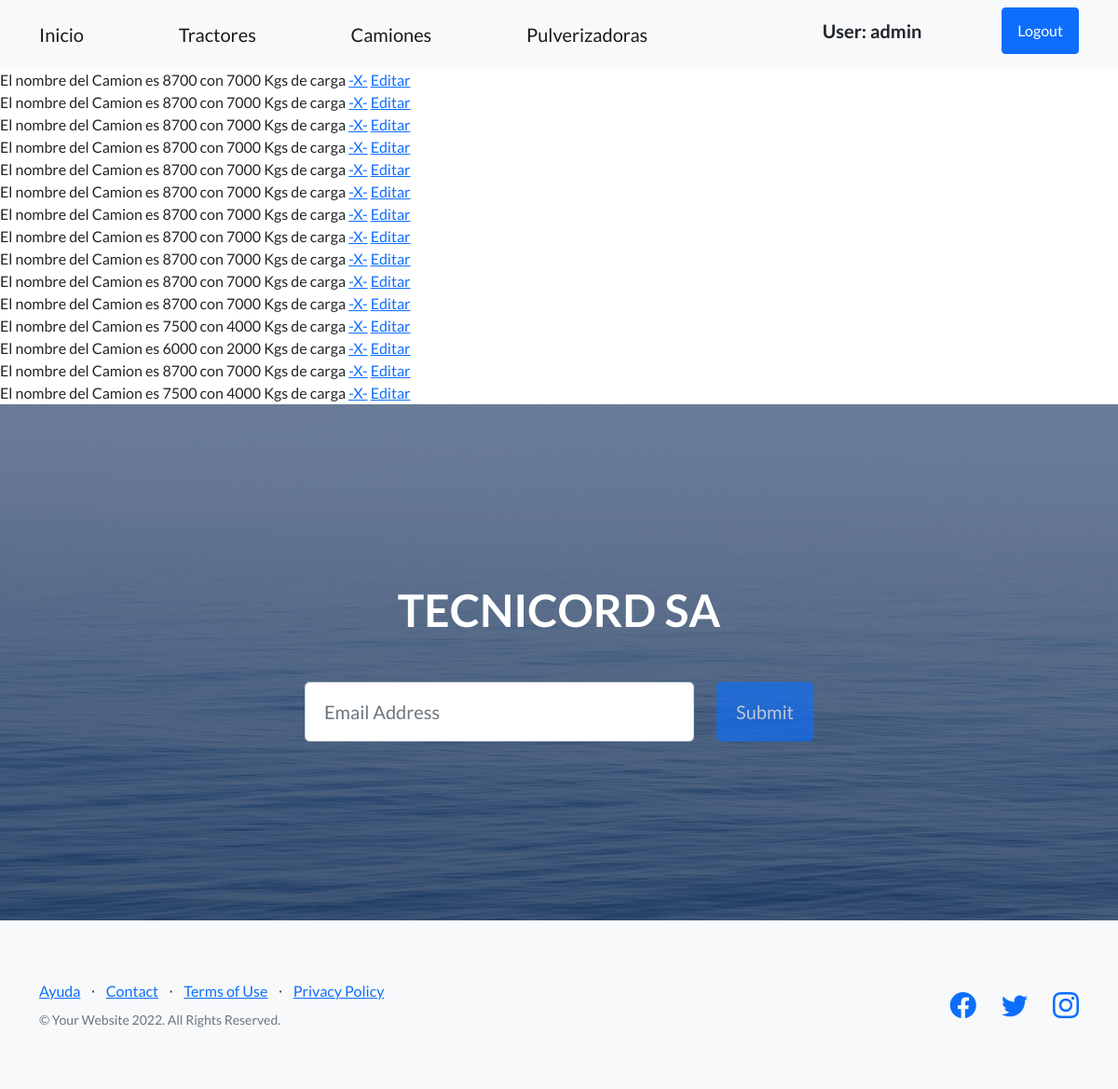
The page /Tecnicord/camiones/ (signed in) on the database as committed earlier.
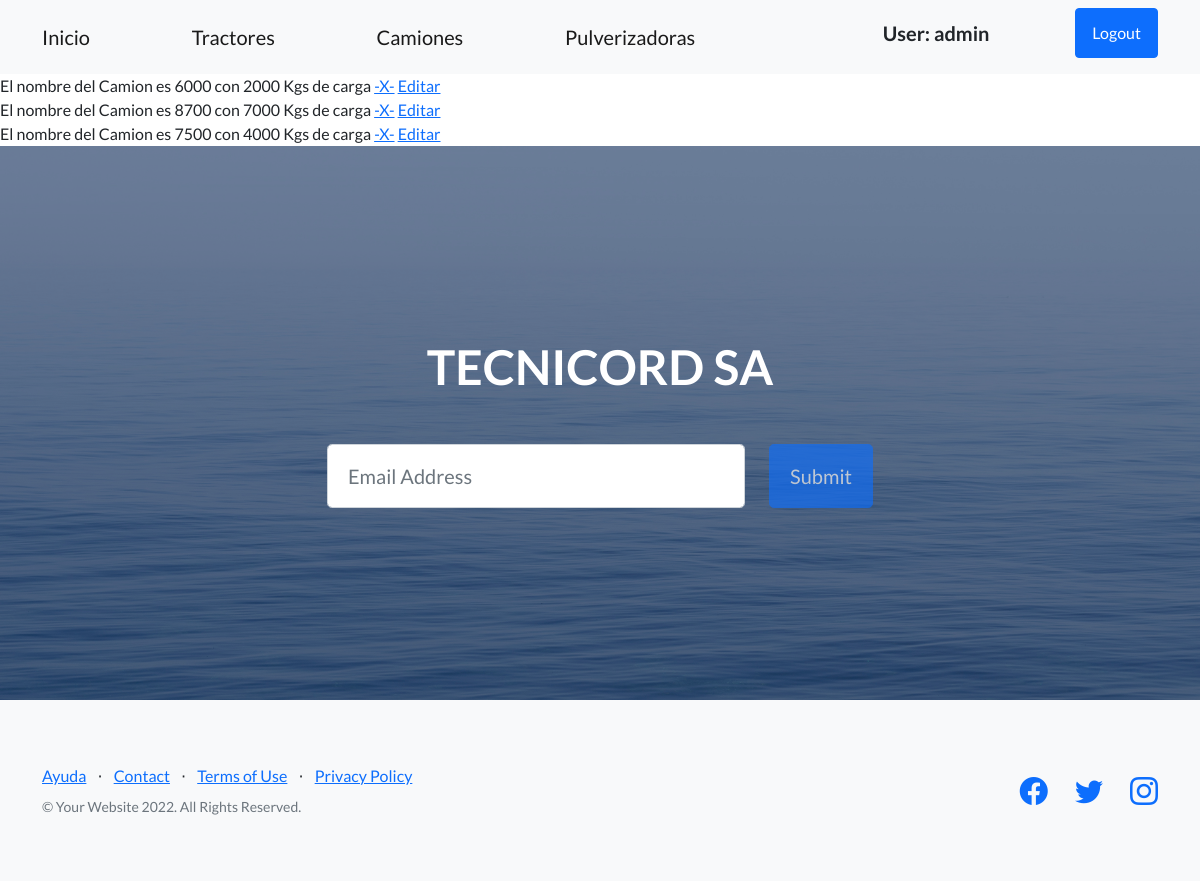
The same page on the database as committed later.
### Tecnicord/models.py (models this page shows, shortened)
class Camiones(models.Model):
    nombre = models.CharField(max_length=40)
    carga = models.IntegerField(unique=True)

### Tecnicord/views.py (the view)
# urls.py: path('camiones/', CamionesList.as_view(), name='TecnicordCamiones'),
class CamionesList(LoginRequiredMixin,ListView):
    model = Camiones
    template_name = 'Tecnicord/camiones.html'

### templates/Tecnicord/camiones.html (shortened to what this page needs)
{% extends 'index.html' %}
{% block inicio %}
 {% for camion in object_list %}
        El nombre del Camion es {{ camion.nombre }} con {{ camion.carga }} Kgs de carga
    <a href="{% url 'TecnicordEliminarCamion' camion.carga %}">-X-</a>
    <a href="{% url 'TecnicordEditarCamiones' camion.carga %}" > Editar </a>
    <br>
 {% endfor %}
{% endblock %}

### templates/index.html (shortened to what this page needs)
<!DOCTYPE html>
<html lang="en">
    <head>
        {% load static %}
        <link href="https://cdn.jsdelivr.net/npm/bootstrap-icons@1.5.0/font/bootstrap-icons.css" rel="stylesheet" type="text/css" />
        <link href="{% static 'css/styles.css' %}" rel="stylesheet" />
    </head>
    <body>
        {% include 'base/navigation.html' %}
       {% block inicio %}{% endblock %}
        <header class="masthead">
            <div class="container position-relative">
                <div class="row justify-content-center">
                    <div class="col-xl-6">
                        <div class="text-center text-white">
                            <h1 class="mb-5">TECNICORD SA</h1>
                            <form class="form-subscribe" id="contactForm" data-sb-form-api-token="API_TOKEN">
                                <div class="row">
                                    <div class="col">
                                        <input class="form-control form-control-lg" id="emailAddress" type="email" placeholder="Email Address" data-sb-validations="required,email" />
                                    </div>
                                    <div class="col-auto"><button class="btn btn-primary btn-lg disabled" id="submitButton" type="submit">Submit</button></div>
                                </div>
                            </form>
                        </div>
                    </div>
                </div>
            </div>
        </header>
        {% include 'base/footer.html' %}
    </body>
</html>

### templates/base/navigation.html (shortened to what this page needs)
<nav class="navbar navbar-light bg-light static-top">
            <div class="container">
                <a class="navbar-brand" href="{% url 'TecnicordInicio' %}">Inicio</a>
                <a class="navbar-brand" href="{% url 'TecnicordTractores' %}">Tractores</a>
                <a class="navbar-brand" href="{% url 'TecnicordCamiones' %}">Camiones</a>
                <a class="navbar-brand" href="{% url 'TecnicordPulverizadoras' %}">Pulverizadoras</a>
                {% if user.is_authenticated %}
                        <h5>User: {{ user.get_username }}<h5>
                        <a class="btn btn-primary" href="{% url 'UserTecnicordLogout' %}">Logout</a>
                {% else %}
                    <a class="btn btn-primary" href="{% url 'UserTecnicordLogin' %}">Login</a>
                    <a class="btn btn-primary" href="{% url 'UserTecnicordRegister' %}">Registro</a>
                {% endif %}
            </div>
        </nav>

### templates/base/footer.html
<footer class="footer bg-light">
            <div class="container">
                <div class="row">
                    <div class="col-lg-6 h-100 text-center text-lg-start my-auto">
                        <ul class="list-inline mb-2">
                            <li class="list-inline-item"><a href="#!">Ayuda</a></li>
                            <li class="list-inline-item">⋅</li>
                            <li class="list-inline-item"><a href="#!">Contact</a></li>
                            <li class="list-inline-item">⋅</li>
                            <li class="list-inline-item"><a href="#!">Terms of Use</a></li>
                            <li class="list-inline-item">⋅</li>
                            <li class="list-inline-item"><a href="#!">Privacy Policy</a></li>
                        </ul>
                        <p class="text-muted small mb-4 mb-lg-0">&copy; Your Website 2022. All Rights Reserved.</p>
                    </div>
                    <div class="col-lg-6 h-100 text-center text-lg-end my-auto">
                        <ul class="list-inline mb-0">
                            <li class="list-inline-item me-4">
                                <a href="#!"><i class="bi-facebook fs-3"></i></a>
                            </li>
                            <li class="list-inline-item me-4">
                                <a href="#!"><i class="bi-twitter fs-3"></i></a>
                            </li>
                            <li class="list-inline-item">
                                <a href="#!"><i class="bi-instagram fs-3"></i></a>
                            </li>
                        </ul>
                    </div>
                </div>
            </div>
        </footer>

Rows that differ between the two databases and show on the page:
removed Camiones: nombre "8700", carga "7000"
removed Camiones: nombre "8700", carga "7000"
removed Camiones: nombre "8700", carga "7000"
removed Camiones: nombre "8700", carga "7000"
removed Camiones: nombre "8700", carga "7000"
removed Camiones: nombre "8700", carga "7000"
removed Camiones: nombre "8700", carga "7000"
removed Camiones: nombre "8700", carga "7000"
removed Camiones: nombre "8700", carga "7000"
removed Camiones: nombre "8700", carga "7000"
removed Camiones: nombre "8700", carga "7000"
removed Camiones: nombre "7500", carga "4000"
